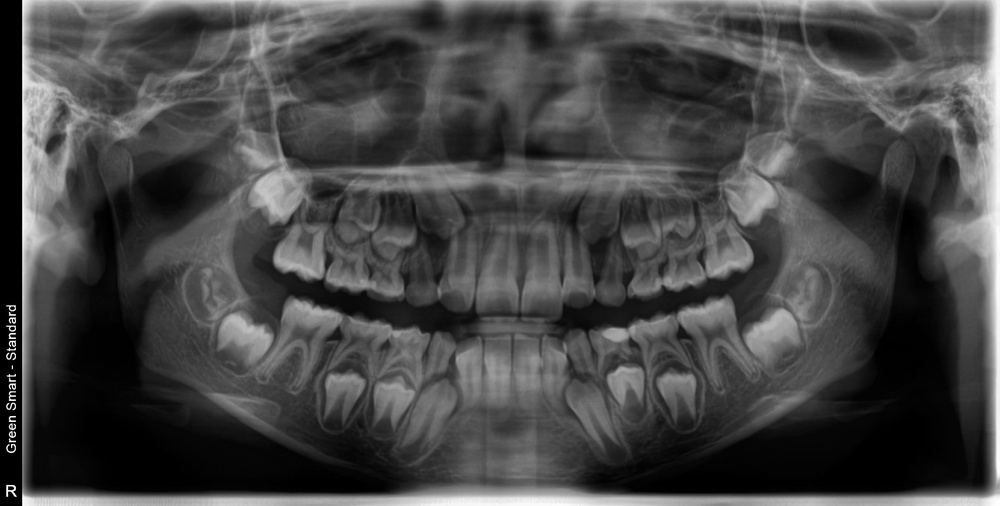
#> input picture patient-dental-img.jpg, 1000 x 506 px, shrunk from 2698 x 1366 before the run
$ python main.py
#> lines starting #> are read from the running program, lines starting #| are printed output that depends on the picture; after the words box and inside, x2 and y2 are one past the last pixel; in counts of white or black regions, pixels touching at a corner belong together
### src/analyzer/image_preprocessing.py
"""Image preprocessing utilities for dental panoramic X-ray analysis."""

from __future__ import annotations

from pathlib import Path

import cv2
import numpy as np


def load_image(path: str | Path) -> np.ndarray:
    """Load a dental panoramic image in grayscale.

    Returns the image as a 2-D numpy array (uint8).
    Raises FileNotFoundError when *path* does not exist.
    """
    path = Path(path)
    if not path.exists():
        raise FileNotFoundError(f"Image not found: {path}")
    img = cv2.imread(str(path), cv2.IMREAD_GRAYSCALE)
#> img is the input picture: shape (506, 1000); min 0, max 255, mean 70.5
    if img is None:
        raise ValueError(f"Failed to decode image: {path}")
    return img


def enhance_contrast(img: np.ndarray) -> np.ndarray:
    """Apply CLAHE (Contrast Limited Adaptive Histogram Equalization)."""
    clahe = cv2.createCLAHE(clipLimit=2.0, tileGridSize=(8, 8))
    return clahe.apply(img)


def denoise(img: np.ndarray, strength: int = 10) -> np.ndarray:
    """Remove noise while preserving edges."""
    return cv2.fastNlMeansDenoising(img, h=strength)


def detect_edges(img: np.ndarray) -> np.ndarray:
    """Detect edges using Canny with auto-thresholding."""
    median_val = int(np.median(img))
    lower = max(0, int(median_val * 0.5))
    upper = min(255, int(median_val * 1.5))
    return cv2.Canny(img, lower, upper)


def split_upper_lower(img: np.ndarray) -> tuple[np.ndarray, np.ndarray]:
    """Split a panoramic image into upper jaw and lower jaw halves.

    Uses horizontal intensity projection to find the gap between the
    upper and lower teeth (the dark line between arches).
    """
    h, w = img.shape[:2]
    mid_band = img[h // 3 : 2 * h // 3, w // 4 : 3 * w // 4]
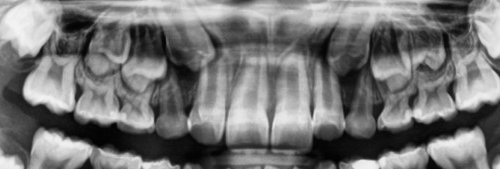
#> mid_band: shape (169, 500); min 2, max 243, mean 117.4
    row_means = np.mean(mid_band, axis=1)
#> row_means = 169 values, max 178.8 at index 13, min 72.83 at index 136, mean 117.4
    # The darkest row in the middle third is the inter-arch gap.
    gap_row = h // 3 + int(np.argmin(row_means))
#> gap_row = 304
    upper = img[:gap_row, :]
    lower = img[gap_row:, :]
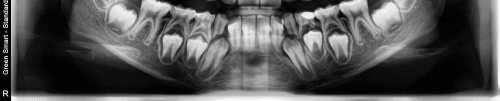
#> lower: shape (202, 1000) (shown at 1/2 size); min 1, max 255, mean 83.3
    return upper, lower


def split_quadrants(img: np.ndarray) -> dict[str, np.ndarray]:
    """Split the panoramic image into four dental quadrants.

    Returns a dict with keys "upper_right", "upper_left",
    "lower_left", "lower_right" (from patient perspective).
    Note: in a panoramic X-ray the image is mirrored, so the
    patient's right appears on the left side of the image.
    """
    upper, lower = split_upper_lower(img)
    _, uw = upper.shape[:2]
    _, lw = lower.shape[:2]
    return {
        "upper_right": upper[:, : uw // 2],     # patient right = image left
        "upper_left": upper[:, uw // 2 :],      # patient left  = image right
        "lower_left": lower[:, lw // 2 :],
        "lower_right": lower[:, : lw // 2],
    }


def compute_region_stats(region: np.ndarray) -> dict:
    """Compute basic intensity statistics for a region.

    Returns dict with mean, std, min, max and histogram counts for
    dark / mid / bright intensity bands.
    """
    mean_val = float(np.mean(region))
    std_val = float(np.std(region))
    dark_ratio = float(np.sum(region < 80) / region.size)
    bright_ratio = float(np.sum(region > 180) / region.size)
    return {
        "mean": round(mean_val, 2),
        "std": round(std_val, 2),
        "min": int(np.min(region)),
        "max": int(np.max(region)),
        "dark_ratio": round(dark_ratio, 4),
        "bright_ratio": round(bright_ratio, 4),
    }

### src/analyzer/dental_analysis.py
"""Core dental panoramic X-ray analysis engine.

This module examines a panoramic dental X-ray image using classical
image-processing heuristics (intensity analysis, edge density, region
statistics) to produce a :class:`PeriodontalExam` describing every
tooth that can be assessed from the radiograph.

**Important** – the analysis is heuristic-based and is intended as a
demonstrative prototype.  Clinical decision-making should always
involve a qualified dental professional.
"""

from __future__ import annotations

from pathlib import Path
from typing import Optional

import cv2
import numpy as np

from src.analyzer.image_preprocessing import (
    compute_region_stats,
    detect_edges,
    enhance_contrast,
    load_image,
    split_quadrants,
    split_upper_lower,
)
from src.models.dental import (
    BoneLossLevel,
    DentitionType,
    GumCondition,
    OralScore,
    PeriodontalExam,
    ToothFinding,
    ToothStatus,
)
from src.models.tooth_map import (
    PERMANENT_TEETH,
    PRIMARY_TEETH,
    get_tooth_name,
    is_primary,
)


# ---------------------------------------------------------------------------
# Quadrant ↔ FDI mapping
# ---------------------------------------------------------------------------
_QUADRANT_PERMANENT = {
    "upper_right": [18, 17, 16, 15, 14, 13, 12, 11],
    "upper_left":  [21, 22, 23, 24, 25, 26, 27, 28],
    "lower_left":  [38, 37, 36, 35, 34, 33, 32, 31],
    "lower_right": [41, 42, 43, 44, 45, 46, 47, 48],
}

_QUADRANT_PRIMARY = {
    "upper_right": [55, 54, 53, 52, 51],
    "upper_left":  [61, 62, 63, 64, 65],
    "lower_left":  [75, 74, 73, 72, 71],
    "lower_right": [81, 82, 83, 84, 85],
}


# ---------------------------------------------------------------------------
# Helper – extract a tooth-sized horizontal strip from a quadrant image
# ---------------------------------------------------------------------------

def _tooth_strip(quadrant_img: np.ndarray, index: int, total: int) -> np.ndarray:
    """Return the vertical strip for tooth *index* (0-based) out of *total*."""
    h, w = quadrant_img.shape[:2]
    strip_w = w // total
    x_start = index * strip_w
    x_end = min(x_start + strip_w, w)
    return quadrant_img[:, x_start:x_end]


# ---------------------------------------------------------------------------
# Per-tooth heuristic analysis
# ---------------------------------------------------------------------------

def _analyze_tooth_strip(
    strip: np.ndarray,
    fdi: int,
    is_mixed_dentition: bool,
) -> ToothFinding:
    """Analyze the image strip corresponding to one tooth position.

    Heuristics used
    ---------------
    * **Dark-ratio** – unusually high dark-pixel percentage may indicate
      caries or missing tooth.
    * **Bright-ratio** – unusually bright regions may indicate restorations
      or crowns (metallic density).
    * **Edge density** – low edge density in a strip suggests the tooth
      may be missing; very high density might indicate fracture lines.
    * **Upper-vs-lower intensity** – comparing the coronal half to the
      apical half can indicate bone loss.
    """
    en_name, cn_name = get_tooth_name(fdi)
    dtype = DentitionType.PRIMARY if is_primary(fdi) else DentitionType.PERMANENT
    stats = compute_region_stats(strip)
    edges = detect_edges(strip)
    edge_density = float(np.sum(edges > 0) / edges.size)

    statuses: list[ToothStatus] = []
    gum = GumCondition.HEALTHY
    bone = BoneLossLevel.NONE
    mobility = 0
    probing: Optional[float] = None
    notes_parts: list[str] = []
    notes_cn_parts: list[str] = []

    # --- Missing / unerupted ---
    if stats["dark_ratio"] > 0.80 and edge_density < 0.03:
        if is_mixed_dentition and dtype == DentitionType.PERMANENT:
            statuses.append(ToothStatus.UNERUPTED)
            notes_parts.append("Permanent tooth has not yet erupted.")
            notes_cn_parts.append("恒牙尚未萌出。")
        else:
            statuses.append(ToothStatus.MISSING)
            notes_parts.append("Tooth appears to be missing.")
            notes_cn_parts.append("该牙齿缺失。")
    # --- Restoration / crown ---
    elif stats["bright_ratio"] > 0.30:
        statuses.append(ToothStatus.RESTORED)
        notes_parts.append("High-density restoration or crown detected.")
        notes_cn_parts.append("检测到高密度修复体或牙冠。")
    # --- Caries suspicion ---
    elif stats["dark_ratio"] > 0.55 and stats["std"] > 45:
        statuses.append(ToothStatus.CARIES)
        notes_parts.append("Suspected carious lesion (dark area with irregular density).")
        notes_cn_parts.append("疑似龋坏病变（不规则低密度区域）。")
    # --- Impacted ---
    elif edge_density > 0.18 and stats["mean"] > 140:
        statuses.append(ToothStatus.IMPACTED)
        notes_parts.append("Tooth appears impacted or ectopically positioned.")
        notes_cn_parts.append("牙齿疑似阻生或异位。")

    # --- Bone loss (compare coronal vs apical halves) ---
    # In mixed dentition, developing tooth buds below erupted teeth
    # create naturally high contrast, so we raise thresholds.
    h = strip.shape[0]
    coronal = strip[: h // 2, :]
    apical = strip[h // 2 :, :]
    coronal_mean = float(np.mean(coronal))
    apical_mean = float(np.mean(apical))
    bone_diff = coronal_mean - apical_mean

    # Higher thresholds for mixed dentition to avoid false positives
    if is_mixed_dentition:
        t_severe, t_moderate, t_mild = 70, 55, 40
    else:
        t_severe, t_moderate, t_mild = 40, 25, 15

    if bone_diff > t_severe:
        bone = BoneLossLevel.SEVERE
        gum = GumCondition.PERIODONTITIS_SEVERE
        probing = 7.0
        mobility = 2
        notes_parts.append("Significant alveolar bone loss detected.")
        notes_cn_parts.append("检测到明显牙槽骨吸收。")
    elif bone_diff > t_moderate:
        bone = BoneLossLevel.MODERATE
        gum = GumCondition.PERIODONTITIS_MODERATE
        probing = 5.0
        mobility = 1
        notes_parts.append("Moderate alveolar bone loss detected.")
        notes_cn_parts.append("检测到中度牙槽骨吸收。")
    elif bone_diff > t_mild:
        bone = BoneLossLevel.MILD
        gum = GumCondition.PERIODONTITIS_MILD
        probing = 4.0
        notes_parts.append("Mild alveolar bone loss detected.")
        notes_cn_parts.append("检测到轻度牙槽骨吸收。")

    # Retained primary tooth heuristic (for mixed dentition)
    if is_mixed_dentition and dtype == DentitionType.PRIMARY:
        if stats["mean"] > 100 and edge_density > 0.06:
            statuses.append(ToothStatus.RETAINED_PRIMARY)
            notes_parts.append("Primary tooth is retained (successor may be developing).")
            notes_cn_parts.append("乳牙滞留（继承恒牙可能正在发育中）。")

    if not statuses:
        statuses.append(ToothStatus.NORMAL)

    return ToothFinding(
        tooth_number=fdi,
        tooth_name=en_name,
        tooth_name_cn=cn_name,
        dentition_type=dtype,
        status=statuses,
        gum_condition=gum,
        bone_loss=bone,
        probing_depth_mm=probing,
        mobility=mobility,
        notes=" ".join(notes_parts),
        notes_cn="".join(notes_cn_parts),
    )


# ---------------------------------------------------------------------------
# Mixed-dentition detection
# ---------------------------------------------------------------------------

def _detect_mixed_dentition(img: np.ndarray) -> bool:
    """Heuristic to decide whether the patient has mixed dentition.

    Mixed dentition is common in children aged 6-12.  The panoramic
    image typically shows developing permanent tooth germs below
    (lower jaw) or above (upper jaw) the erupted primary teeth.

    We look at the apical third of each jaw half for high-contrast
    rounded structures (tooth buds).
    """
    upper, lower = split_upper_lower(img)

    # Check apical region of lower jaw (bottom third) for tooth germs
    lh, _ = lower.shape[:2]
    apical_lower = lower[2 * lh // 3 :, :]
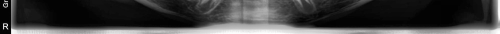
#> apical_lower: shape (68, 1000) (shown at 1/2 size); min 2, max 255, mean 61.4
    enhanced = enhance_contrast(apical_lower)
    edges = detect_edges(enhanced)
#> in detect_edges, `median_val = int(np.median(img))`: median_val = 37
#> in detect_edges, `lower = max(0, int(median_val * 0.5))`: lower = 18
#> in detect_edges, `upper = min(255, int(median_val * 1.5))`: upper = 55
#> in detect_edges, `return cv2.Canny(img, lower, upper)`:
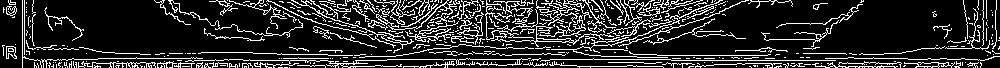
#> returned value: shape (68, 1000); 17.5% white in thin lines or dots
    edge_density = float(np.sum(edges > 0) / edges.size)
#> edge_density = 0.175

    # Also check the upper jaw apical region
    uh, _ = upper.shape[:2]
    apical_upper = upper[: uh // 3, :]
    enhanced_u = enhance_contrast(apical_upper)
#> in enhance_contrast (call 3), `return clahe.apply(img)`:
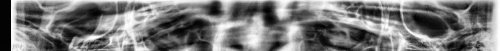
#> returned value: shape (101, 1000) (shown at 1/2 size); min 1, max 255, mean 121.2
    edges_u = detect_edges(enhanced_u)
#> in detect_edges (call 2), `median_val = int(np.median(img))`: median_val = 119
#> in detect_edges (call 2), `lower = max(0, int(median_val * 0.5))`: lower = 59
#> in detect_edges (call 2), `upper = min(255, int(median_val * 1.5))`: upper = 178
#> in detect_edges (call 2), `return cv2.Canny(img, lower, upper)`:
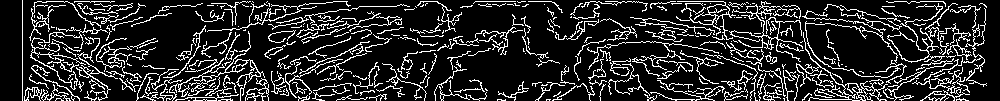
#> returned value: shape (101, 1000); 16.8% white in thin lines or dots
    edge_density_u = float(np.sum(edges_u > 0) / edges_u.size)
#> edge_density_u = 0.168

    avg_edge = (edge_density + edge_density_u) / 2
#> avg_edge = 0.172
    # High edge density in apical regions suggests developing tooth buds
    return avg_edge > 0.06


# ---------------------------------------------------------------------------
# Public API
# ---------------------------------------------------------------------------

def analyze_panoramic_image(
    image_path: str | Path,
    patient_id: str = "UNKNOWN",
    exam_date: str = "",
) -> PeriodontalExam:
    """Analyze a dental panoramic X-ray and return a PeriodontalExam.

    Parameters
    ----------
    image_path:
        Path to the panoramic radiograph (JPEG / PNG).
    patient_id:
        Optional patient identifier.
    exam_date:
        ISO-format date string; defaults to today.

    Returns
    -------
    PeriodontalExam
        Structured findings for every assessable tooth.
    """
    import datetime

    if not exam_date:
        exam_date = datetime.date.today().isoformat()

    img = load_image(image_path)
    img = enhance_contrast(img)

    is_mixed = _detect_mixed_dentition(img)
#> is_mixed = True
    dentition_stage = DentitionType.MIXED if is_mixed else DentitionType.PERMANENT
#> dentition_stage = <DentitionType.MIXED: 'mixed'>

    quadrants = split_quadrants(img)
#> quadrants = 4 items

    findings: list[ToothFinding] = []

    for quad_name, quad_img in quadrants.items():
        permanent_fdis = _QUADRANT_PERMANENT[quad_name]
        for idx, fdi in enumerate(permanent_fdis):
            strip = _tooth_strip(quad_img, idx, len(permanent_fdis))
            finding = _analyze_tooth_strip(strip, fdi, is_mixed)
            findings.append(finding)

        if is_mixed:
            primary_fdis = _QUADRANT_PRIMARY[quad_name]
            for idx, fdi in enumerate(primary_fdis):
                strip = _tooth_strip(quad_img, idx, len(primary_fdis))
                finding = _analyze_tooth_strip(strip, fdi, is_mixed)
                findings.append(finding)
#> this loop made 4 passes
#> (quad_name, permanent_fdis) on passes 1 to 2: ('upper_right', [18, 17, 16, 15, 14, 13, 12, 11]), ('upper_left', [21, 22, 23, 24, 25, 26, 27, 28])
#> pass 1, in _analyze_tooth_strip, `edges = detect_edges(strip)`:
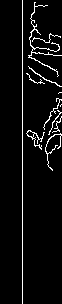
#> edges: shape (304, 62); 5.1% white in thin lines or dots, all inside (x1, y1, x2, y2) = (22, 0, 62, 304)

    findings.sort(key=lambda f: f.tooth_number)

    overall_en = (
        "Panoramic radiograph analysis complete. "
        "Mixed dentition observed – patient appears to be in the transitional "
        "dentition phase." if is_mixed else
        "Panoramic radiograph analysis complete."
    )
    overall_cn = (
        "全景片分析完成。观察到混合牙列——患者处于替牙期。"
        if is_mixed else "全景片分析完成。"
    )

    return PeriodontalExam(
        patient_id=patient_id,
        exam_date=exam_date,
        dentition_stage=dentition_stage,
        teeth=findings,
        overall_notes=overall_en,
        overall_notes_cn=overall_cn,
    )

### src/analyzer/scoring.py
"""Oral health scoring based on periodontal exam findings."""

from __future__ import annotations

from src.models.dental import (
    BoneLossLevel,
    GumCondition,
    OralScore,
    PeriodontalExam,
    ToothStatus,
)


_SCORE_LEVELS = [
    (90, "excellent", "优秀"),
    (75, "good", "良好"),
    (60, "fair", "一般"),
    (40, "poor", "较差"),
    (0,  "very poor", "很差"),
]


def compute_oral_score(exam: PeriodontalExam) -> OralScore:
    """Compute a 0-100 oral health score from examination findings.

    Scoring rules
    -------------
    * Start at 100.
    * Deduct per tooth with issues:
      - caries: −3
      - missing: −4
      - impacted: −3
      - bone loss mild: −2, moderate: −4, severe: −6
      - periodontitis mild: −2, moderate: −4, severe: −6
      - retained primary (mixed dentition): −1
      - unerupted: −0 (normal in mixed dentition)
      - restored: −1 (treatment present but not fully intact)
    * Mixed-dentition bonus: +5 (normal developmental stage)
    * Floor at 0.
    """
    score = 100
    reasons_en: list[str] = []
    reasons_cn: list[str] = []
    recs_en: list[str] = []
    recs_cn: list[str] = []

    caries_count = 0
    missing_count = 0
    impacted_count = 0
    bone_loss_count = 0
    perio_count = 0
    retained_count = 0
    restored_count = 0

    for tooth in exam.teeth:
        for s in tooth.status:
            if s == ToothStatus.CARIES:
                score -= 3
                caries_count += 1
            elif s == ToothStatus.MISSING:
                score -= 4
                missing_count += 1
            elif s == ToothStatus.IMPACTED:
                score -= 3
                impacted_count += 1
            elif s == ToothStatus.RETAINED_PRIMARY:
                score -= 1
                retained_count += 1
            elif s == ToothStatus.RESTORED:
                score -= 1
                restored_count += 1

        # Bone loss and periodontal disease are related; count the
        # worse of the two to avoid double-penalising the same tooth.
        perio_penalty = 0
        if tooth.bone_loss == BoneLossLevel.MILD:
            perio_penalty = max(perio_penalty, 2)
            bone_loss_count += 1
        elif tooth.bone_loss == BoneLossLevel.MODERATE:
            perio_penalty = max(perio_penalty, 3)
            bone_loss_count += 1
        elif tooth.bone_loss == BoneLossLevel.SEVERE:
            perio_penalty = max(perio_penalty, 5)
            bone_loss_count += 1

        if tooth.gum_condition == GumCondition.PERIODONTITIS_MILD:
            perio_penalty = max(perio_penalty, 2)
            perio_count += 1
        elif tooth.gum_condition == GumCondition.PERIODONTITIS_MODERATE:
            perio_penalty = max(perio_penalty, 3)
            perio_count += 1
        elif tooth.gum_condition == GumCondition.PERIODONTITIS_SEVERE:
            perio_penalty = max(perio_penalty, 5)
            perio_count += 1

        score -= perio_penalty
#> (the rest of the program and of its run is left out)
